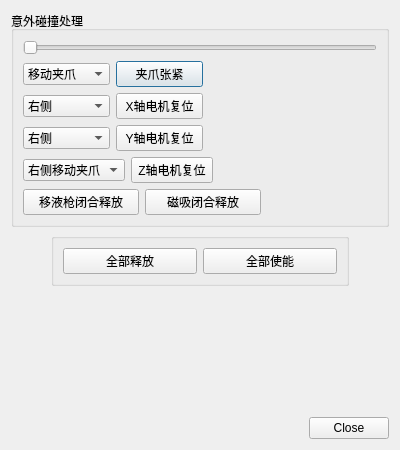
<?xml version="1.0" encoding="UTF-8"?>
<ui version="4.0">
 <class>CollisionRecoveryDialog</class>
 <widget class="QDialog" name="CollisionRecoveryDialog">
  <property name="geometry">
   <rect>
    <x>0</x>
    <y>0</y>
    <width>400</width>
    <height>450</height>
   </rect>
  </property>
  <property name="windowTitle">
   <string>碰撞恢复</string>
  </property>
  <layout class="QGridLayout" name="gridLayout_2">
   <item row="0" column="0">
    <widget class="QGroupBox" name="groupBox">
     <property name="title">
      <string>意外碰撞处理</string>
     </property>
     <layout class="QGridLayout" name="gridLayout">
      <item row="0" column="0">
       <widget class="QSlider" name="horizontalSliderTight">
        <property name="maximum">
         <number>100</number>
        </property>
        <property name="orientation">
         <enum>Qt::Orientation::Horizontal</enum>
        </property>
       </widget>
      </item>
      <item row="1" column="0">
       <layout class="QHBoxLayout" name="horizontalLayout" stretch="1,1,2">
        <item>
         <widget class="QComboBox" name="comboBoxTight">
          <item>
           <property name="text">
            <string>移动夹爪</string>
           </property>
          </item>
          <item>
           <property name="text">
            <string>固定夹爪</string>
           </property>
          </item>
         </widget>
        </item>
        <item>
         <widget class="QPushButton" name="pushButton_Tight">
          <property name="text">
           <string>夹爪张紧</string>
          </property>
         </widget>
        </item>
        <item>
         <spacer name="horizontalSpacer">
          <property name="orientation">
           <enum>Qt::Orientation::Horizontal</enum>
          </property>
          <property name="sizeHint" stdset="0">
           <size>
            <width>40</width>
            <height>20</height>
           </size>
          </property>
         </spacer>
        </item>
       </layout>
      </item>
      <item row="2" column="0">
       <layout class="QHBoxLayout" name="horizontalLayout_2" stretch="1,1,2">
        <item>
         <widget class="QComboBox" name="comboBox_xMove">
          <item>
           <property name="text">
            <string>右侧</string>
           </property>
          </item>
          <item>
           <property name="text">
            <string>左测</string>
           </property>
          </item>
         </widget>
        </item>
        <item>
         <widget class="QPushButton" name="pushButton_xMove">
          <property name="text">
           <string>X轴电机复位</string>
          </property>
         </widget>
        </item>
        <item>
         <spacer name="horizontalSpacer_2">
          <property name="orientation">
           <enum>Qt::Orientation::Horizontal</enum>
          </property>
          <property name="sizeHint" stdset="0">
           <size>
            <width>40</width>
            <height>20</height>
           </size>
          </property>
         </spacer>
        </item>
       </layout>
      </item>
      <item row="3" column="0">
       <layout class="QHBoxLayout" name="horizontalLayout_3" stretch="1,1,2">
        <item>
         <widget class="QComboBox" name="comboBox_yMove">
          <item>
           <property name="text">
            <string>右侧</string>
           </property>
          </item>
          <item>
           <property name="text">
            <string>左侧</string>
           </property>
          </item>
         </widget>
        </item>
        <item>
         <widget class="QPushButton" name="pushButton_yMove">
          <property name="text">
           <string>Y轴电机复位</string>
          </property>
         </widget>
        </item>
        <item>
         <spacer name="horizontalSpacer_3">
          <property name="orientation">
           <enum>Qt::Orientation::Horizontal</enum>
          </property>
          <property name="sizeHint" stdset="0">
           <size>
            <width>40</width>
            <height>20</height>
           </size>
          </property>
         </spacer>
        </item>
       </layout>
      </item>
      <item row="4" column="0">
       <layout class="QHBoxLayout" name="horizontalLayout_4" stretch="1,1,2">
        <item>
         <widget class="QComboBox" name="comboBox_zMove">
          <item>
           <property name="text">
            <string>右侧移动夹爪</string>
           </property>
          </item>
          <item>
           <property name="text">
            <string>右侧移液器</string>
           </property>
          </item>
          <item>
           <property name="text">
            <string>左侧固体</string>
           </property>
          </item>
         </widget>
        </item>
        <item>
         <widget class="QPushButton" name="pushButton_zMove">
          <property name="text">
           <string>Z轴电机复位</string>
          </property>
         </widget>
        </item>
        <item>
         <spacer name="horizontalSpacer_4">
          <property name="orientation">
           <enum>Qt::Orientation::Horizontal</enum>
          </property>
          <property name="sizeHint" stdset="0">
           <size>
            <width>40</width>
            <height>20</height>
           </size>
          </property>
         </spacer>
        </item>
       </layout>
      </item>
      <item row="5" column="0">
       <layout class="QHBoxLayout" name="horizontalLayout_5" stretch="1,1,1">
        <item>
         <widget class="QPushButton" name="pushButton_Liquid">
          <property name="text">
           <string>移液枪闭合释放</string>
          </property>
         </widget>
        </item>
        <item>
         <widget class="QPushButton" name="pushButton_Magnet">
          <property name="text">
           <string>磁吸闭合释放</string>
          </property>
         </widget>
        </item>
        <item>
         <spacer name="horizontalSpacer_5">
          <property name="orientation">
           <enum>Qt::Orientation::Horizontal</enum>
          </property>
          <property name="sizeHint" stdset="0">
           <size>
            <width>40</width>
            <height>20</height>
           </size>
          </property>
         </spacer>
        </item>
       </layout>
      </item>
     </layout>
    </widget>
   </item>
   <item row="1" column="0">
    <layout class="QHBoxLayout" name="horizontalLayout_7" stretch="0,1,0">
     <item>
      <spacer name="horizontalSpacer_6">
       <property name="orientation">
        <enum>Qt::Orientation::Horizontal</enum>
       </property>
       <property name="sizeHint" stdset="0">
        <size>
         <width>40</width>
         <height>20</height>
        </size>
       </property>
      </spacer>
     </item>
     <item>
      <widget class="QGroupBox" name="groupBox_2">
       <property name="title">
        <string/>
       </property>
       <layout class="QHBoxLayout" name="horizontalLayout_6">
        <item>
         <widget class="QPushButton" name="pushButton_Release">
          <property name="text">
           <string>全部释放</string>
          </property>
         </widget>
        </item>
        <item>
         <widget class="QPushButton" name="pushButton_Enable">
          <property name="text">
           <string>全部使能</string>
          </property>
         </widget>
        </item>
       </layout>
      </widget>
     </item>
     <item>
      <spacer name="horizontalSpacer_7">
       <property name="orientation">
        <enum>Qt::Orientation::Horizontal</enum>
       </property>
       <property name="sizeHint" stdset="0">
        <size>
         <width>40</width>
         <height>20</height>
        </size>
       </property>
      </spacer>
     </item>
    </layout>
   </item>
   <item row="2" column="0">
    <spacer name="verticalSpacer">
     <property name="orientation">
      <enum>Qt::Orientation::Vertical</enum>
     </property>
     <property name="sizeHint" stdset="0">
      <size>
       <width>20</width>
       <height>40</height>
      </size>
     </property>
    </spacer>
   </item>
   <item row="3" column="0">
    <layout class="QHBoxLayout" name="horizontalLayout_8">
     <item>
      <widget class="QLabel" name="label_debug">
       <property name="text">
        <string/>
       </property>
      </widget>
     </item>
     <item>
      <widget class="QDialogButtonBox" name="buttonBox">
       <property name="standardButtons">
        <set>QDialogButtonBox::StandardButton::Close</set>
       </property>
      </widget>
     </item>
    </layout>
   </item>
  </layout>
 </widget>
 <resources/>
 <connections>
  <connection>
   <sender>buttonBox</sender>
   <signal>rejected()</signal>
   <receiver>CollisionRecoveryDialog</receiver>
   <slot>reject()</slot>
   <hints>
    <hint type="sourcelabel">
     <x>316</x>
     <y>260</y>
    </hint>
    <hint type="destinationlabel">
     <x>286</x>
     <y>274</y>
    </hint>
   </hints>
  </connection>
 </connections>
</ui>
